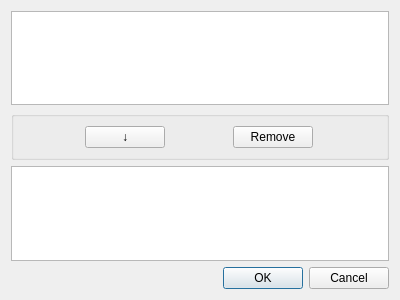
<?xml version="1.0" encoding="UTF-8"?>
<ui version="4.0">
 <class>FilterSelector</class>
 <widget class="QDialog" name="FilterSelector">
  <property name="geometry">
   <rect>
    <x>0</x>
    <y>0</y>
    <width>400</width>
    <height>300</height>
   </rect>
  </property>
  <property name="windowTitle">
   <string>Select Filters</string>
  </property>
  <layout class="QGridLayout" name="gridLayout">
   <item row="2" column="0">
    <widget class="QListWidget" name="selectedFilters"/>
   </item>
   <item row="0" column="0">
    <widget class="QListWidget" name="applicablFilters"/>
   </item>
   <item row="3" column="0">
    <widget class="QDialogButtonBox" name="buttonBox">
     <property name="orientation">
      <enum>Qt::Horizontal</enum>
     </property>
     <property name="standardButtons">
      <set>QDialogButtonBox::Cancel|QDialogButtonBox::Ok</set>
     </property>
    </widget>
   </item>
   <item row="1" column="0">
    <widget class="QGroupBox" name="groupBox">
     <property name="title">
      <string/>
     </property>
     <layout class="QHBoxLayout" name="horizontalLayout">
      <item>
       <widget class="QPushButton" name="addButton">
        <property name="sizePolicy">
         <sizepolicy hsizetype="Fixed" vsizetype="Fixed">
          <horstretch>0</horstretch>
          <verstretch>0</verstretch>
         </sizepolicy>
        </property>
        <property name="toolTip">
         <string>Add New Filter</string>
        </property>
        <property name="text">
         <string>↓</string>
        </property>
       </widget>
      </item>
      <item>
       <widget class="QPushButton" name="removeButton">
        <property name="sizePolicy">
         <sizepolicy hsizetype="Fixed" vsizetype="Fixed">
          <horstretch>0</horstretch>
          <verstretch>0</verstretch>
         </sizepolicy>
        </property>
        <property name="toolTip">
         <string>Remove Filter</string>
        </property>
        <property name="text">
         <string>Remove</string>
        </property>
       </widget>
      </item>
     </layout>
    </widget>
   </item>
  </layout>
 </widget>
 <resources/>
 <connections>
  <connection>
   <sender>buttonBox</sender>
   <signal>accepted()</signal>
   <receiver>FilterSelector</receiver>
   <slot>accept()</slot>
   <hints>
    <hint type="sourcelabel">
     <x>248</x>
     <y>254</y>
    </hint>
    <hint type="destinationlabel">
     <x>157</x>
     <y>274</y>
    </hint>
   </hints>
  </connection>
  <connection>
   <sender>buttonBox</sender>
   <signal>rejected()</signal>
   <receiver>FilterSelector</receiver>
   <slot>reject()</slot>
   <hints>
    <hint type="sourcelabel">
     <x>316</x>
     <y>260</y>
    </hint>
    <hint type="destinationlabel">
     <x>286</x>
     <y>274</y>
    </hint>
   </hints>
  </connection>
 </connections>
</ui>
